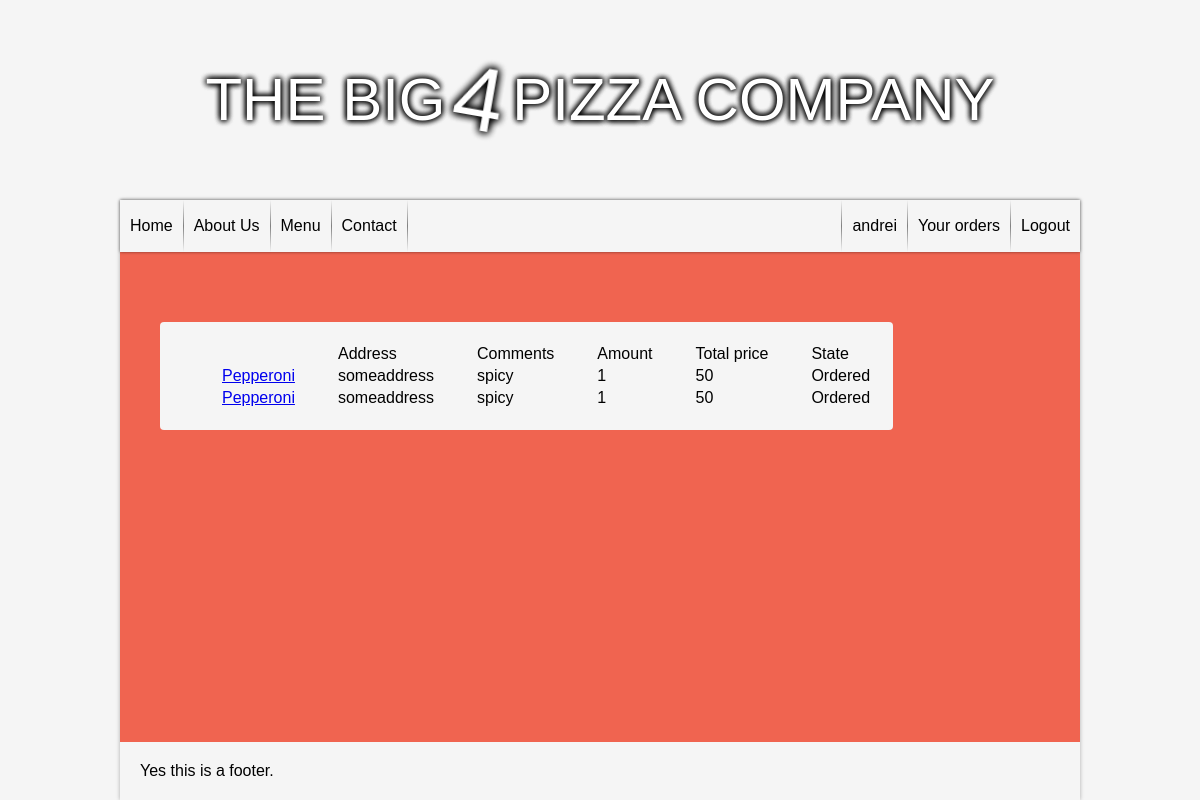
The page /pizza/orders/ (signed in) on the database as committed earlier.
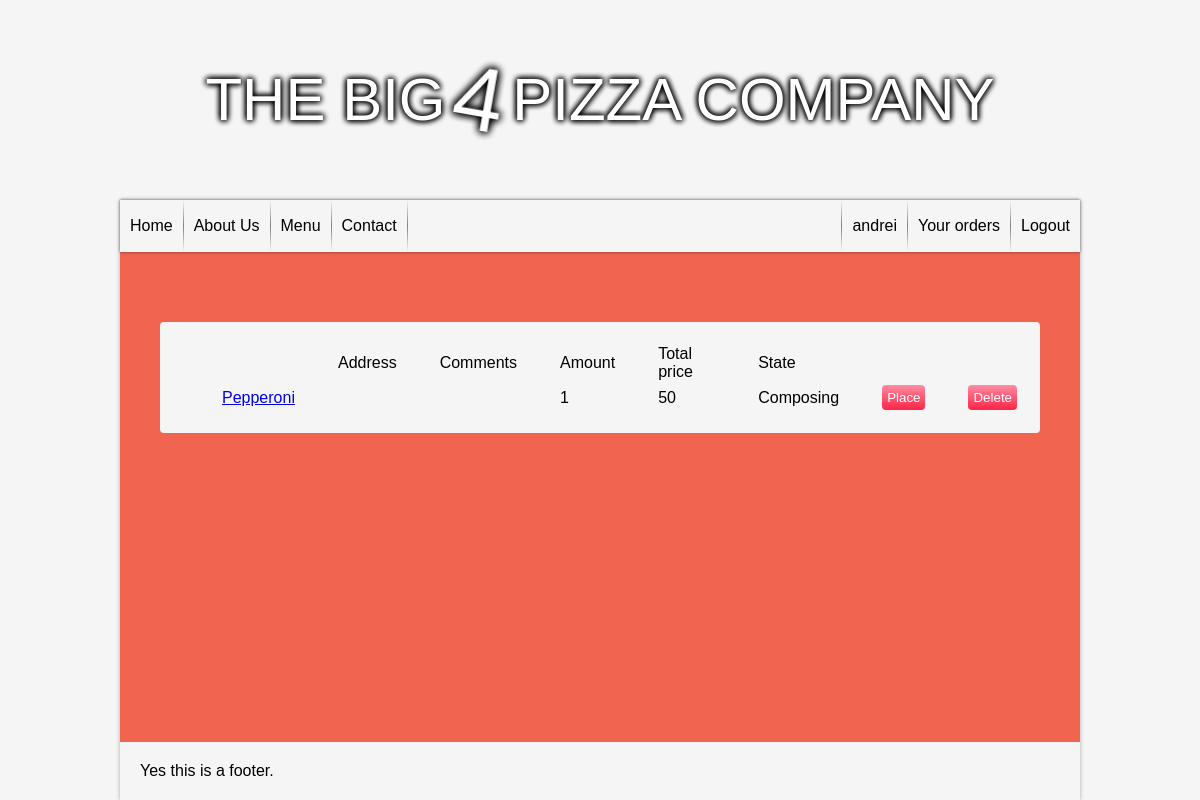
The same page on the database as committed later.
### pizza/models.py (models this page shows, shortened)
class Order(models.Model):
    customer = models.ForeignKey(User, on_delete=models.CASCADE, blank=True, default=1)
    address = models.CharField(max_length=200)
    customer_comment = models.CharField(max_length=500)
    time_placed = models.DateTimeField('date order was placed')
    product = models.ForeignKey(Product, on_delete=models.CASCADE, blank=True, default=1)
    amount = models.IntegerField(default=0)
    COMPOSING = 'CM'
    ORDERED = 'OR'
    PREPARING = 'PR'
    SENT = 'SN'
    RECEIVED = 'RC'
    STATE_CHOICES = (
        (COMPOSING, 'Composing'),
        (ORDERED, 'Ordered'),
        (PREPARING, 'Preparing'),
        (SENT, 'Sent'),
        (RECEIVED, 'Received'),
    )
    state = models.CharField(
        max_length=2,
        choices=STATE_CHOICES,
        default=COMPOSING,
    )
    def printstate(self):
        return dict(self.STATE_CHOICES)[self.state]
    def printprice(self):
        price = self.amount * self.product.price
        return price

class Product(models.Model):
    product_name = models.CharField(max_length=200)
    product_desc = models.CharField(max_length=200)
    price = models.IntegerField(default=0)
    link_str = models.SlugField(max_length=200, blank=True)
    pub_date = models.DateTimeField('date published')

### pizza/views.py (the view)
def orders(request):
    if request.user.is_authenticated():
        user = request.user
    order_list = Order.objects.filter(customer_id=user.id)
    context = {'order_list': order_list}
    return render(request, 'pizza/order.html', context)

### pizza/templates/pizza/order.html (shortened to what this page needs)
{% extends "base.html" %}
{% block content %}
    <table id="foodmenu">
        {% if user.is_authenticated %}
            {% if order_list %}
                <tr>
                    <td>
                    <td>Address
                    <td>Comments
                    <td>Amount
                    <td>Total price
                    <td>State
                </tr>
                {% for order in order_list %}
                    {% if order.customer.username == user.username %}
                        <tr>
                            <td><a href="{% url 'pizza:menu' %}{{ order.product.link_str }}/">{{ order.product.product_name }}</a></td>
                            <td>{{ order.address }}</td>
                            <td>{{ order.customer_comment }}</td>
                            <td>{{ order.amount }}</td>
                            <td>{{ order.printprice }}</td>
                            <td>{{ order.printstate }}</td>
                            {% if order.printstate != "Ordered" %}
                                <td>
                                    <form action="{% url 'pizza:orderplace' order.id %}" method="post">
                                        <input class="addtoorder" type="submit" value="Place" />
                                    </form>
                                <td>
                                <form action="{% url 'pizza:orderdelete' order.id %}">
                                    <input class="addtoorder" type="Submit" name="Delete" value="Delete"/>
                                </form>
                            {% endif %}
                        </tr>
                    {% endif %}
                {% endfor %}
            {% else %}
                <tr>
                    <td>No order made.</td>
                <tr>
            {% endif %}
        {% endif %}
    </table>
{% endblock %}

### pizza/templates/base.html (shortened to what this page needs)
<!DOCTYPE html>
<html lang="en">
<head>
    {% load static %}
    <link rel="stylesheet" type="text/css" href="{% static 'pizza/style.css' %}"/>
</head>
<body>
<div class="parallax">
    <div id="headercontainer" class="parallax__layer parallax__layer--back">
        <div id="header"><div id="headertext">THE BIG <div id="thefour">4</div> PIZZA COMPANY</div></div>
    </div>
    <div id="main" class="parallax__layer parallax__layer--base">
        <div id="navbar">
            <ul id="navmenu">
                <li>
                    <a class="pagelink" href="{% url 'pizza:index' %}">Home</a>
                </li>
                <li>
                    <a class="pagelink" href="{% url 'pizza:about' %}">About Us</a>
                </li>
                <li>
                    <a class="pagelink" href="{% url 'pizza:menu' %}">Menu</a>
                </li>
                <li>
                    <a class="pagelink" href="{% url 'pizza:contact' %}">Contact</a>
                </li>
            </ul>
            <ul id="usermenu">
                {% if user.is_authenticated %}
                    <li>
                        <a class="pagelink" href="{% url 'pizza:logout' %}?next={% url 'pizza:index' %}">Logout</a>
                    </li>
                    <li>
                        <a class="pagelink" href="{% url 'pizza:orders' %}">Your orders</a>
                    </li>
                    <li>
                        <div class="pagelink">{{ user.username }}</div>
                    </li>
                {% endif %}
            </ul>
        </div>
        {% block content %}
        {% endblock %}
        <div id="footer">
            Yes this is a footer.
        </div>
    </div>
</div>
</body>
</html>

### pizza/static/pizza/style.css (style rules this page uses)
:root { --primary-color: rgb(245, 245, 245); --secondary-color: rgb(240, 100, 80); --text-color: black; --header-text-color: white; --button-color: #ff8ca3; --button-color2: hsl(351, 100%, 57%); --button-text-color: white; --main-lateral-margin: 10%; --main-width: calc(100% - 2 * var(--main-lateral-margin)); --main-top: 200px; }
body { margin: 0; background-color: var(--primary-color); font-family: sans-serif; }
#main { position: absolute; background-color: var(--secondary-color); margin: 0 var(--main-lateral-margin); width: var(--main-width); top: var(--main-top); min-height: calc(100% - var(--main-top)); box-shadow: 0px 0px 4px rgba(0, 0, 0, 0.3); }
#header { position: absolute; height: 50%; width: 100%; background: url("pizza-1.jpg") center; background-size: cover; box-shadow: -10px 0px black, 10px 0px black; }
#headertext { color: white; font-family: Impact, sans-serif; font-size: 60px; text-align: center; line-height: calc(var(--main-top)); text-shadow: 0 0 6px black, 0 0 6px black, 0 0 6px black; }
#thefour { display: inline-block; transform: scale(1.5, 1.5) rotate(10deg); }
#navbar { z-index: 0; position: sticky; top: 0; width: 100%; height: 50px; font-family: sans-serif; margin: 0; padding: 0; border: 0 solid transparent; border-bottom-width: 2px; background-color: var(--primary-color); box-shadow: 0px 0px 3px rgba(0, 0, 0, 0.5); }
#navmenu { margin: 0px; list-style-type: none; padding-left: 0; }
#navmenu li { height: 100%; float: left; }
.pagelink { background-color: var(--primary-color); color: var(--text-color); text-decoration: none; float: left; height: 100%; transition: filter .2s; line-height: 50px; padding: 0 10px; border: 1px solid grey; border-image: linear-gradient(to bottom, transparent, gray, transparent) 1 100%; border-left-width: 0; }
#usermenu { margin: 0; list-style-type: none; }
#usermenu a { background-color: var(--primary-color); color: var(--text-color); text-decoration: none; float: right; height: 100%; transition: filter .2s; line-height: 50px; padding: 0 10px; border: 1px solid grey; border-image: linear-gradient(to bottom, transparent, gray, transparent) 1 100%; border-right-width: 0; }
div.pagelink { float:right; border: 1px solid grey; border-image: linear-gradient(to bottom, transparent, gray, transparent) 1 100%; border-right-width: 0; }
#foodmenu { clear: both; background: var(--primary-color); margin: 70px 40px 70px 40px; padding: 20px; border-radius: 4px; }
#foodmenu td { padding-left: 40px; }
.addtoorder { border: 0; color: var(--button-text-color); text-decoration: none; background: linear-gradient(var(--button-color), var(--button-color2)); padding: 5px; border-radius: 4px; }
#footer { position: absolute; bottom: 0; background-color: var(--primary-color); padding: 20px; clear: both; width: calc(100% - 40px); }

Rows that differ between the two databases and show on the page:
removed Order: product.product_name "Pepperoni", address "someaddress", customer_comment "spicy", amount "1", printprice "50", printstate "Ordered"
removed Order: product.product_name "Pepperoni", address "someaddress", customer_comment "spicy", amount "1", printprice "50", printstate "Ordered"
added Order: product.product_name "Pepperoni", amount "1", printprice "50", printstate "Composing"
